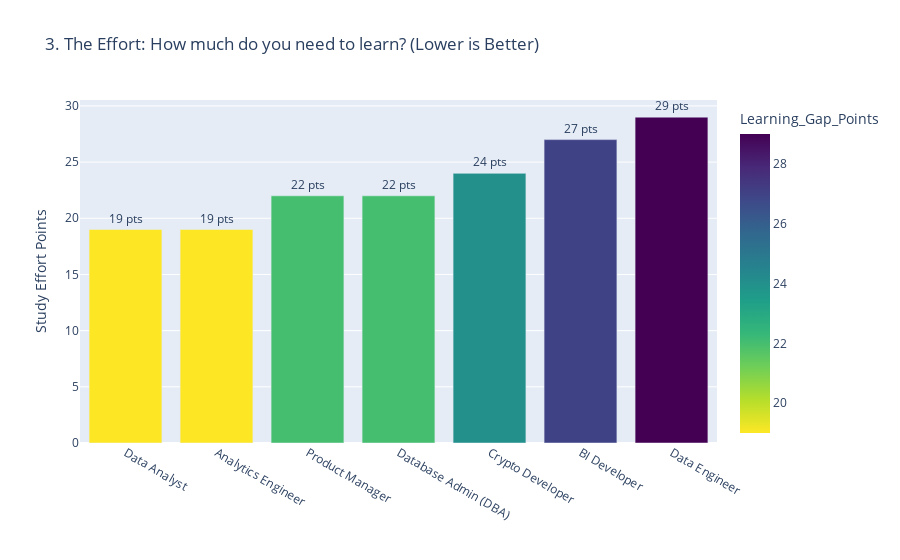

Here is the notebook cell this chart was saved with:
### Markdown cell above
## Visualization 3: The Effort

Display learning gap points for each role. Lower values indicate less learning required to become job-ready.

### Code cell
# Sort by learning gap (ascending) to show easiest paths first
df_effort = df_real.sort_values(by='Learning_Gap_Points', ascending=True)

# Create bar chart showing learning gap points
fig_effort = px.bar(
    df_effort,
    x='Role',
    y='Learning_Gap_Points',
    title="3. The Effort: How much do you need to learn? (Lower is Better)",
    text='Learning_Gap_Points',
    color='Learning_Gap_Points',
    color_continuous_scale='Viridis_r'  # Reversed Viridis: Yellow=Low, Purple=High
)

# Format text labels and axis titles
fig_effort.update_traces(texttemplate='%{text:.0f} pts', textposition='outside')
fig_effort.update_layout(yaxis_title="Study Effort Points", xaxis_title="")
fig_effort.show()

### Figure 1 — Plotly figure (JSON) as saved in the notebook; plotly's stock layout.template omitted (floating-point values rounded to 4 significant figures)
{"data": [{"hovertemplate": "Role=%{x}<br>Learning_Gap_Points=%{marker.color}<extra></extra>", "legendgroup": "", "marker": {"color": [19, 19, 22, 22, 24, 27, 29], "coloraxis": "coloraxis", "pattern": {"shape": ""}}, "name": "", "orientation": "v", "showlegend": false, "text": [19.0, 19.0, 22.0, 22.0, 24.0, 27.0, 29.0], "textposition": "outside", "texttemplate": "%{text:.0f} pts", "type": "bar", "x": ["Data Analyst", "Analytics Engineer", "Product Manager", "Database Admin (DBA)", "Crypto Developer", "BI Developer", "Data Engineer"], "xaxis": "x", "y": [19, 19, 22, 22, 24, 27, 29], "yaxis": "y"}], "layout": {"barmode": "relative", "coloraxis": {"colorbar": {"title": {"text": "Learning_Gap_Points"}}, "colorscale": [[0, "#fde725"], [0.1111, "#b5de2b"], [0.2222, "#6ece58"], [0.3333, "#35b779"], [0.4444, "#1f9e89"], [0.5556, "#26828e"], [0.6667, "#31688e"], [0.7778, "#3e4989"], [0.8889, "#482878"], [1, "#440154"]]}, "legend": {"tracegroupgap": 0}, "title": {"text": "3. The Effort: How much do you need to learn? (Lower is Better)"}, "xaxis": {"anchor": "y", "domain": [0, 1], "title": {"text": ""}}, "yaxis": {"anchor": "x", "domain": [0, 1], "title": {"text": "Study Effort Points"}}}}
